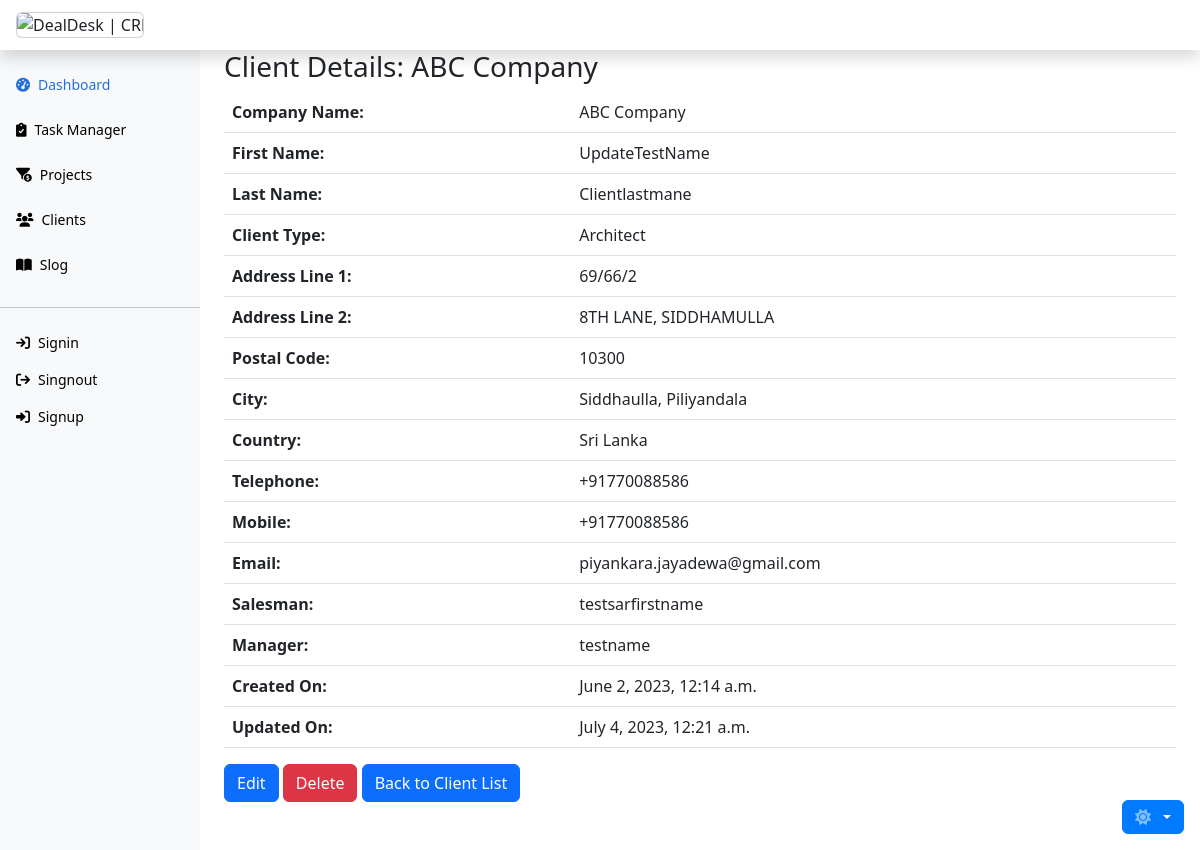
/client/detail/1/, run on an earlier commit of the app's database.
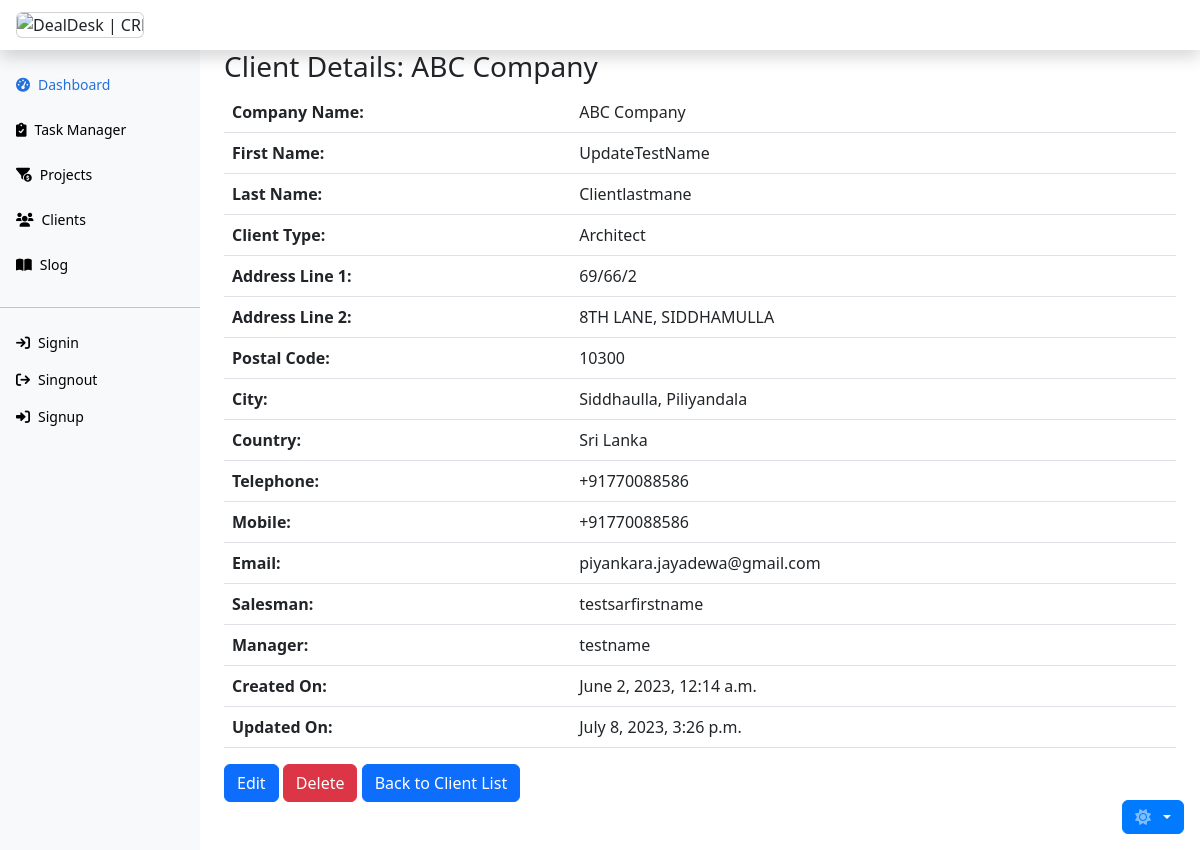
And on a later commit of the database.
### client/models.py (models this page shows, shortened)
class Client(models.Model):
    company_name = models.CharField(max_length=255, null=False)
    first_name = models.CharField(max_length=55, null=False)
    last_name = models.CharField(max_length=55, null=False)
    client_type = models.CharField(
        max_length=55,
        choices=CLIENT_TYPE_CHOICES,
        null=False,
        default="CLN"
    )
    address1 = models.CharField(max_length=255, null=False)
    address2 = models.CharField(max_length=255, null=False)
    postal_code = models.CharField(max_length=10)
    city = models.CharField(max_length=255, null=False)
    country = models.CharField(max_length=255)
    telephone = models.CharField(max_length=20)
    mobile = models.CharField(max_length=20, null=False)
    email = models.EmailField(null=False)
    salesman = models.ForeignKey(
        Sar,
        on_delete=models.SET(get_salesman),
        related_name='clients'
    )
    manager = models.ForeignKey(
        Manager,
        on_delete=models.SET(get_manager),
        related_name='clients'
    )
    created_on = models.DateTimeField(auto_now_add=True)
    updated_on = models.DateTimeField(auto_now=True)
    class Meta:
        verbose_name = 'Client'
        verbose_name_plural = 'Clients'
        db_table = 'Client.Client'
        ordering = ['company_name']

### team/models.py (models this page shows)
class Sar(models.Model):
    first_name = models.CharField(max_length=55)
    last_name = models.CharField(max_length=55)
    mobile = models.CharField(max_length=20)
    email = models.EmailField()
    manager = models.ForeignKey(
        Manager,
        on_delete=models.SET(get_manager),
        related_name='sars',)
    created_on = models.DateTimeField(auto_now_add=True)
    updated_on = models.DateTimeField(auto_now=True)
    class Meta:
        db_table = 'Team.Sar'
        ordering = ['first_name']
        verbose_name_plural = 'Sars'
    def __str__(self):
        return f"{self.first_name}"

class Manager(models.Model):
    first_name = models.CharField(max_length=55)
    last_name = models.CharField(max_length=55)
    mobile = models.CharField(max_length=20)
    email = models.EmailField()
    created_on = models.DateTimeField(auto_now_add=True)
    updated_on = models.DateTimeField(auto_now=True)
    class Meta:
        db_table = 'Team.Manager'
        ordering = ['first_name']
    def __str__(self):
        return f"{self.first_name}"

### client/views.py (the view)
# urls.py: path('detail/<int:pk>/', ClientDetailView.as_view(), name='client_detail'),
class ClientDetailView(DetailView):
    model = Client
    template_name = 'client/client_detail.html'
    context_object_name = 'client'
    def get_object(self, queryset=None):
        pk = self.kwargs.get('pk')
        return get_object_or_404(Client, pk=pk)

### client/templates/client/client_detail.html (shortened to what this page needs)
{% extends 'base.html' %}
{% block content %}
<h3>Client Details: {{ client.company_name }}</h3>
<table class="table">
  <tbody>
    <tr>
      <th>Company Name:</th>
      <td>{{ client.company_name }}</td>
    </tr>
    <tr>
      <th>First Name:</th>
      <td>{{ client.first_name }}</td>
    </tr>
    <tr>
      <th>Last Name:</th>
      <td>{{ client.last_name }}</td>
    </tr>
    <tr>
      <th>Client Type:</th>
      <td>{{ client.get_client_type_display }}</td>
    </tr>
    <tr>
      <th>Address Line 1:</th>
      <td>{{ client.address1 }}</td>
    </tr>
    <tr>
      <th>Address Line 2:</th>
      <td>{{ client.address2 }}</td>
    </tr>
    <tr>
      <th>Postal Code:</th>
      <td>{{ client.postal_code }}</td>
    </tr>
    <tr>
      <th>City:</th>
      <td>{{ client.city }}</td>
    </tr>
    <tr>
      <th>Country:</th>
      <td>{{ client.country }}</td>
    </tr>
    <tr>
      <th>Telephone:</th>
      <td>{{ client.telephone }}</td>
    </tr>
    <tr>
      <th>Mobile:</th>
      <td>{{ client.mobile }}</td>
    </tr>
    <tr>
      <th>Email:</th>
      <td>{{ client.email }}</td>
    </tr>
    <tr>
      <th>Salesman:</th>
      <td>{{ client.salesman }}</td>
    </tr>
    <tr>
      <th>Manager:</th>
      <td>{{ client.manager }}</td>
    </tr>
    <tr>
      <th>Created On:</th>
      <td>{{ client.created_on }}</td>
    </tr>
    <tr>
      <th>Updated On:</th>
      <td>{{ client.updated_on }}</td>
    </tr>
  </tbody>
</table>
<button type="button" onclick="location.href='{% url 'client:client_edit' client.pk %}'"
  class="btn btn-primary link-offset-2 link-underline-opacity-25 link-underline-opacity-100-hover"
  data-bs-toggle="tooltip" data-bs-placement="bottom" title="Update client details">
  Edit
</button>
<button class="btn btn-danger link-offset-2 link-underline-opacity-25 link-underline-opacity-100-hover"
  data-bs-toggle="modal" data-bs-target="#confirmDeleteModal">Delete</button>
<button type="button" onclick="location.href='{% url 'client:client_list' %}'"
  class="btn btn-primary link-offset-2 link-underline-opacity-25 link-underline-opacity-100-hover"
  data-bs-toggle="tooltip" data-bs-placement="bottom" title="Back to client List">
  Back to Client List
</button>
{% endblock %}

What changed in the data, as far as the page shows it:
changed Client "ABC Company": updated_on "July 4, 2023, 12:21 a.m." → "July 8, 2023, 3:26 p.m."
